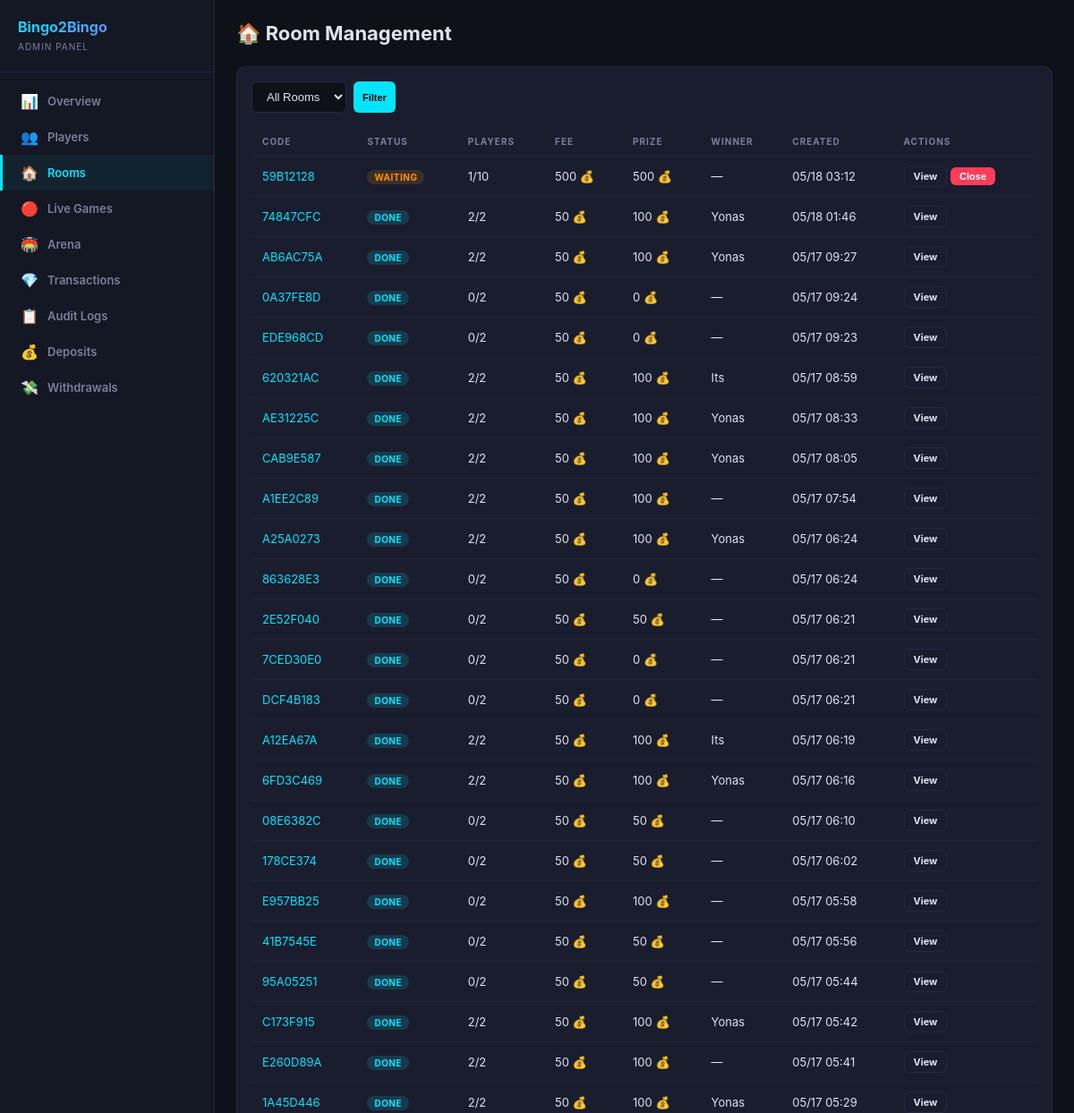
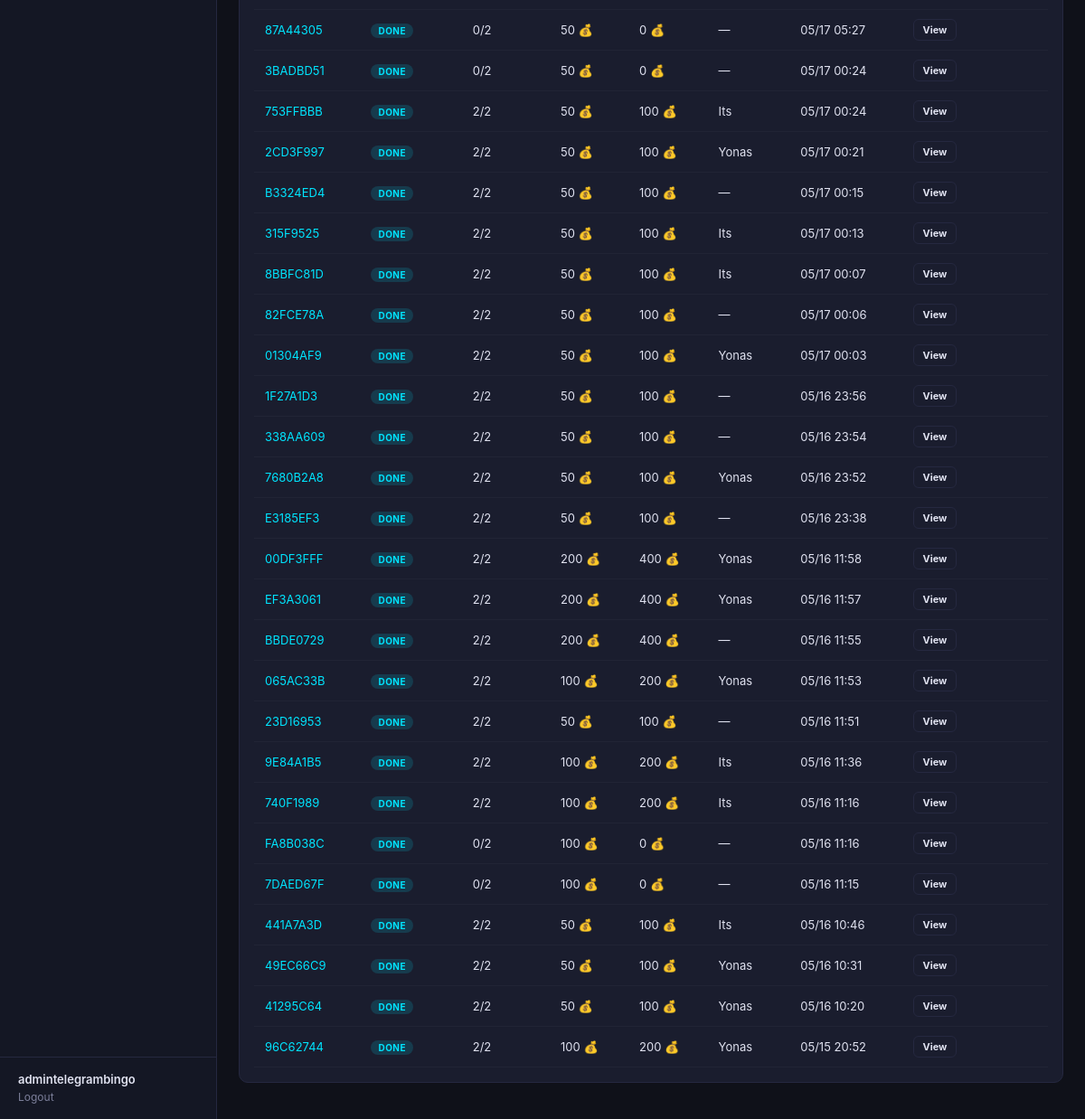
Page /dashboard/rooms/ (signed in) on the earlier database version (2 pictures, top to bottom).
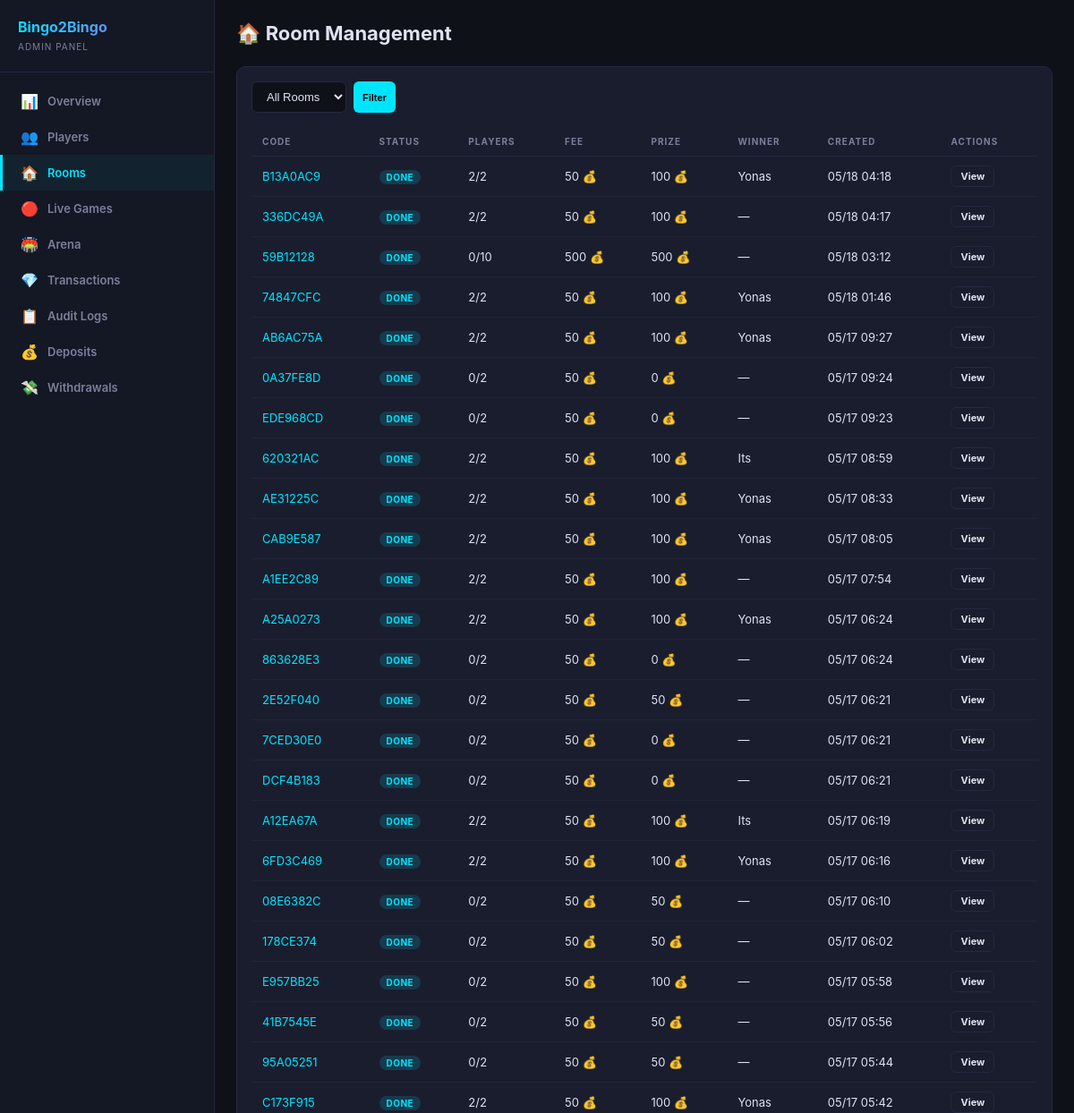
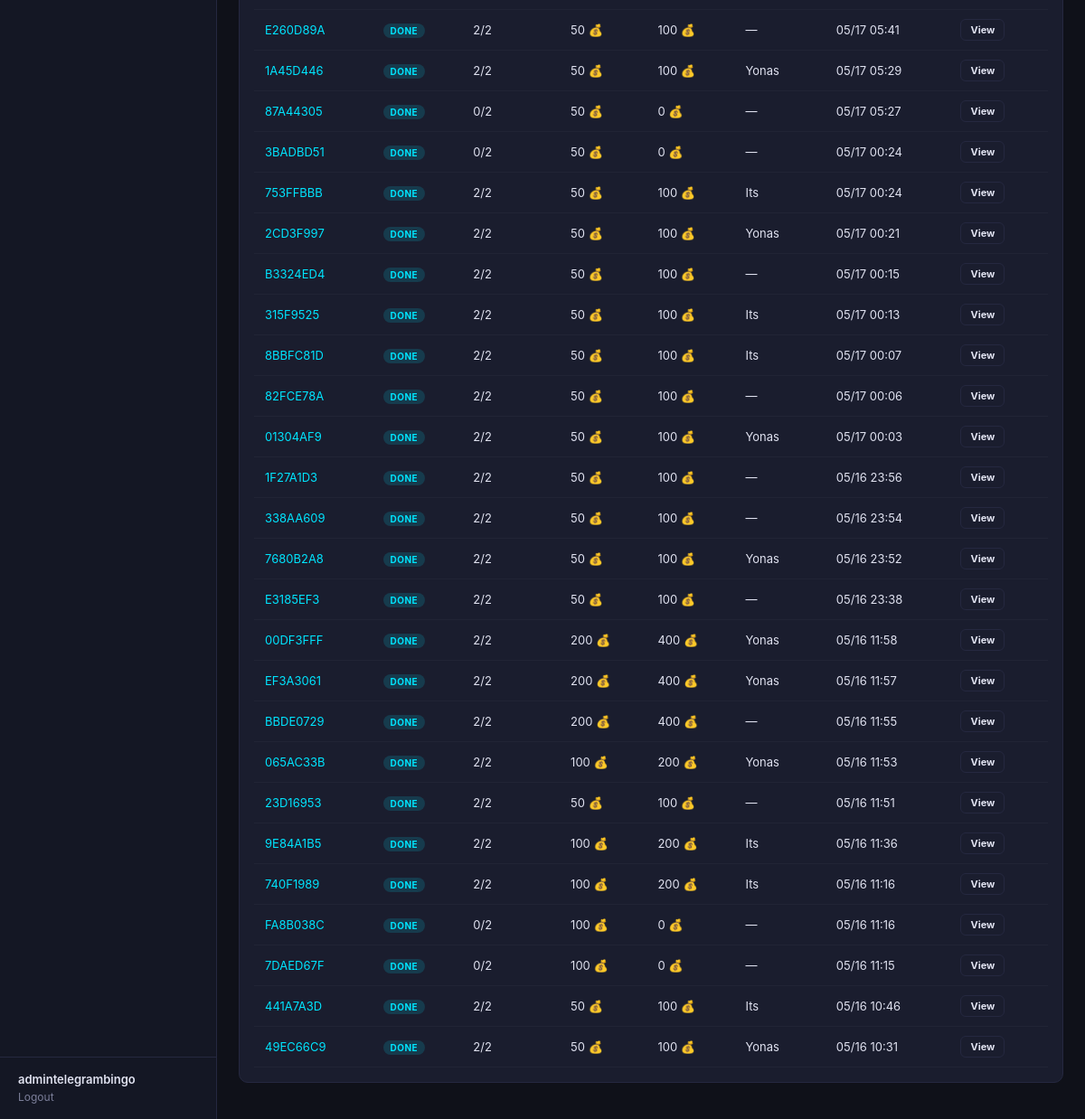
Same page on the later database version (2 pictures, top to bottom).
### games/models.py (models this page shows, shortened)
class GameRoom(models.Model):
    class RoomType(models.TextChoices):
        PUBLIC = 'public', 'Public'
        PRIVATE = 'private', 'Private'
    class Status(models.TextChoices):
        WAITING = 'waiting', 'Waiting'
        ACTIVE = 'active', 'Active'
        FINISHED = 'finished', 'Finished'
    class GameMode(models.TextChoices):
        AUTO = 'auto', 'Auto'
        MANUAL = 'manual', 'Manual'
    room_code = models.CharField(max_length=8, unique=True, blank=True)
    room_type = models.CharField(max_length=10, choices=RoomType.choices, default=RoomType.PUBLIC)
    status = models.CharField(max_length=10, choices=Status.choices, default=Status.WAITING)
    max_players = models.IntegerField(default=10)
    entry_fee = models.BigIntegerField(default=50)
    prize_pool = models.BigIntegerField(default=0)
    winner = models.ForeignKey(
        Player, null=True, blank=True,
        on_delete=models.SET_NULL,
        related_name='games_won'
    )
    players = models.ManyToManyField(Player, through='BingoCard', related_name='game_rooms')
    game_mode = models.CharField(max_length=10, choices=GameMode.choices, default=GameMode.AUTO)
    game_state = models.JSONField(default=dict, blank=True)
    created_at = models.DateTimeField(default=timezone.now)
    started_at = models.DateTimeField(null=True, blank=True)
    finished_at = models.DateTimeField(null=True, blank=True)
    class Meta:
        verbose_name = 'Game Room'
        verbose_name_plural = 'Game Rooms'
        ordering = ['-created_at']

### users/models.py (models this page shows, shortened)
class Player(models.Model):
    telegram_id = models.BigIntegerField(unique=True, db_index=True)
    username = models.CharField(max_length=255, blank=True, default='')
    first_name = models.CharField(max_length=255, blank=True, default='')
    phone_number = models.CharField(max_length=20, blank=True, default='')
    coins = models.BigIntegerField(default=10)
    wins = models.IntegerField(default=0)
    losses = models.IntegerField(default=0)
    games_played = models.IntegerField(default=0)
    xp = models.BigIntegerField(default=0)
    level = models.IntegerField(default=1)
    referral_code = models.CharField(max_length=32, unique=True, blank=True)
    invited_by = models.ForeignKey(
        'self', null=True, blank=True,
        on_delete=models.SET_NULL,
        related_name='invitees'
    )
    is_banned = models.BooleanField(default=False)
    last_daily_bonus = models.DateTimeField(null=True, blank=True)
    created_at = models.DateTimeField(default=timezone.now)
    class Meta:
        verbose_name = 'Player'
        verbose_name_plural = 'Players'
        ordering = ['-coins']

### dashboard/views.py (the view)
# urls.py: path('rooms/', views.rooms, name='rooms'),
@admin_required
def rooms(request):
    status_filter = request.GET.get('status', 'all')
    rooms_qs = GameRoom.objects.annotate(pc=Count('bingo_cards')).select_related('winner')
    if status_filter != 'all':
        rooms_qs = rooms_qs.filter(status=status_filter)
    rooms_list = list(rooms_qs.order_by('-created_at')[:50])
    return render(request, 'dashboard/rooms.html', {
        'rooms': rooms_list,
        'status_filter': status_filter,
    })

### dashboard/auth.py (called while the page is built)
def admin_required(view_func):
    @wraps(view_func)
    def wrapper(request, *args, **kwargs):
        if not request.user.is_authenticated:
            return redirect('dashboard:login')
        if not request.user.is_staff and not request.user.is_superuser:
            messages.error(request, 'Access denied. Staff only.')
            return redirect('dashboard:login')
        return view_func(request, *args, **kwargs)
    return wrapper

### dashboard/templates/dashboard/rooms.html (shortened to what this page needs)
{% extends 'dashboard/base.html' %}
{% block content %}
<div class="header">
  <h1>🏠 Room Management</h1>
</div>
<div class="card">
  <form class="toolbar" method="GET">
    <select name="status">
      <option value="all" {% if status_filter == 'all' %}selected{% endif %}>All Rooms</option>
    </select>
    <button type="submit" class="btn btn-cyan btn-sm">Filter</button>
  </form>
  <table>
    <thead><tr><th>Code</th><th>Status</th><th>Players</th><th>Fee</th><th>Prize</th><th>Winner</th><th>Created</th><th>Actions</th></tr></thead>
    <tbody>
    {% for r in rooms %}
    <tr>
      <td><a href="{% url 'dashboard:room_detail' r.room_code %}">{{ r.room_code }}</a></td>
      <td>{% if r.status == 'waiting' %}<span class="badge badge-warning">Waiting</span>
        {% elif r.status == 'active' %}<span class="badge badge-success">Active</span>
        {% else %}<span class="badge badge-info">Done</span>{% endif %}</td>
      <td>{{ r.pc }}/{{ r.max_players }}</td>
      <td>{{ r.entry_fee }} 💰</td>
      <td>{{ r.prize_pool }} 💰</td>
      <td>{{ r.winner.first_name|default:"—" }}</td>
      <td>{{ r.created_at|date:"m/d H:i" }}</td>
      <td>
        <a href="{% url 'dashboard:room_detail' r.room_code %}" class="btn btn-outline btn-sm">View</a>
        {% if r.status != 'finished' %}
        <button class="btn btn-red btn-sm" onclick="forceClose('{{ r.room_code }}')">Close</button>
        {% endif %}
      </td>
    </tr>
    {% empty %}
    <tr><td colspan="8" style="text-align:center;color:var(--muted);padding:32px;">No rooms</td></tr>
    {% endfor %}
    </tbody>
  </table>
</div>
{% endblock %}

Differences in the rows shown:
no longer on this page (row unchanged): GameRoom: room_code "41295C64", status "DONE", pc "2", max_players "2", entry_fee "50", prize_pool "100", winner.first_name "Yonas", created_at "05/16 10:20"
no longer on this page (row unchanged): GameRoom: room_code "96C62744", status "DONE", pc "2", max_players "2", entry_fee "100", prize_pool "200", winner.first_name "Yonas", created_at "05/15 20:52"
added GameRoom: room_code "B13A0AC9", status "DONE", pc "2", max_players "2", entry_fee "50", prize_pool "100", winner.first_name "Yonas", created_at "05/18 04:18"
added GameRoom: room_code "336DC49A", status "DONE", pc "2", max_players "2", entry_fee "50", prize_pool "100", winner.first_name "—", created_at "05/18 04:17"
changed GameRoom (number 3 of 50 on the later page): pc "1" → "0"; status "WAITING Close" → "DONE"
